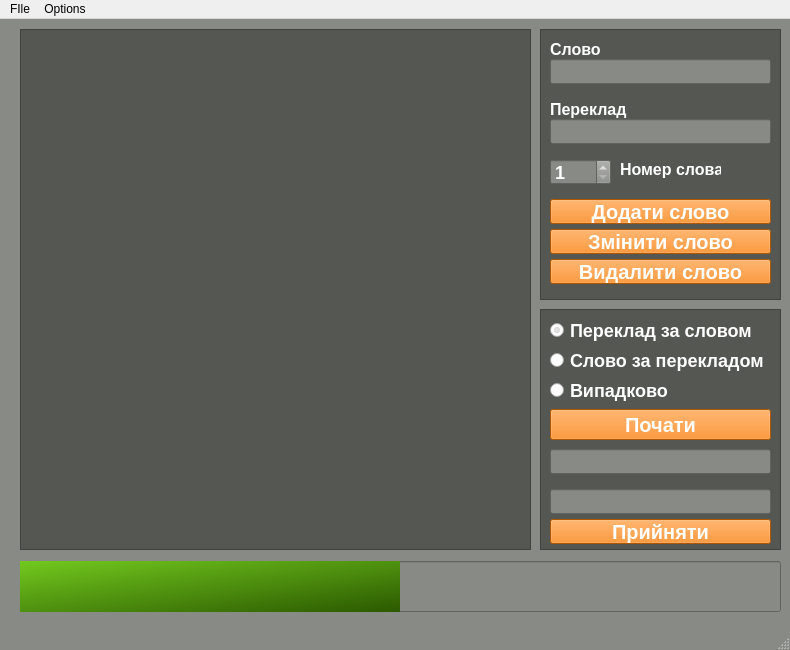
<?xml version="1.0" encoding="UTF-8"?>
<ui version="4.0">
 <class>MainWindow</class>
 <widget class="QMainWindow" name="MainWindow">
  <property name="geometry">
   <rect>
    <x>0</x>
    <y>0</y>
    <width>790</width>
    <height>650</height>
   </rect>
  </property>
  <property name="minimumSize">
   <size>
    <width>790</width>
    <height>650</height>
   </size>
  </property>
  <property name="maximumSize">
   <size>
    <width>790</width>
    <height>650</height>
   </size>
  </property>
  <property name="windowTitle">
   <string>MainWindow</string>
  </property>
  <property name="styleSheet">
   <string notr="true">.QPushButton {
	font-weight: bold;
	font-size: 20px;
	color: white;
	background-color: rgb(245, 121, 0);

}

.QLabel {
	font-weight: bold;
	font-size: 16px;
	color: white;
}

.QSpinBox {
	font-weight: bold;
	font-size: 18px;
	color: white;
	background-color: rgb(136, 138, 133);

}

.QLineEdit {
	font-weight: bold;
	font-size: 16px;
	color: white;
	background-color: rgb(136, 138, 133);
}

.QTextEdit {
	font-weight: bold;
	font-size: 18px;
	background-color: rgb(85, 87, 83);
	color: white;
}

.QRadioButton {
	font-weight:bold;
	font-size: 18px;
	color: white;
}

.QMainWindow {
	background-color: rgb(136, 138, 133);
}

.QFrame {
	background-color: rgb(85, 87, 83);
}

.QProgressBar {
	box-shadow: 0 2px 5px rgba(0, 0, 0, 0.25) inset;
	background-color: rgb(136, 138, 133);
}

.QProgressBar::chunk {
	background-color: qlineargradient(spread:pad, x1:0, y1:0, x2:1, y2:1, stop:0.00490196 rgba(114, 200, 30, 255), stop:1 rgba(43, 89, 0, 255));
}</string>
  </property>
  <widget class="QWidget" name="centralwidget">
   <widget class="QTextEdit" name="textEdit">
    <property name="geometry">
     <rect>
      <x>20</x>
      <y>10</y>
      <width>511</width>
      <height>521</height>
     </rect>
    </property>
    <property name="readOnly">
     <bool>true</bool>
    </property>
   </widget>
   <widget class="QFrame" name="frame">
    <property name="geometry">
     <rect>
      <x>540</x>
      <y>10</y>
      <width>241</width>
      <height>271</height>
     </rect>
    </property>
    <property name="frameShape">
     <enum>QFrame::StyledPanel</enum>
    </property>
    <property name="frameShadow">
     <enum>QFrame::Raised</enum>
    </property>
    <widget class="QLineEdit" name="lineEdit">
     <property name="geometry">
      <rect>
       <x>10</x>
       <y>30</y>
       <width>221</width>
       <height>25</height>
      </rect>
     </property>
    </widget>
    <widget class="QLineEdit" name="lineEdit_2">
     <property name="geometry">
      <rect>
       <x>10</x>
       <y>90</y>
       <width>221</width>
       <height>25</height>
      </rect>
     </property>
    </widget>
    <widget class="QLabel" name="label">
     <property name="geometry">
      <rect>
       <x>10</x>
       <y>10</y>
       <width>211</width>
       <height>20</height>
      </rect>
     </property>
     <property name="text">
      <string>Слово</string>
     </property>
    </widget>
    <widget class="QLabel" name="label_2">
     <property name="geometry">
      <rect>
       <x>10</x>
       <y>70</y>
       <width>211</width>
       <height>20</height>
      </rect>
     </property>
     <property name="text">
      <string>Переклад</string>
     </property>
    </widget>
    <widget class="QSpinBox" name="spinBox">
     <property name="geometry">
      <rect>
       <x>10</x>
       <y>130</y>
       <width>61</width>
       <height>26</height>
      </rect>
     </property>
     <property name="minimum">
      <number>1</number>
     </property>
     <property name="maximum">
      <number>1000</number>
     </property>
    </widget>
    <widget class="QLabel" name="label_3">
     <property name="geometry">
      <rect>
       <x>80</x>
       <y>130</y>
       <width>101</width>
       <height>21</height>
      </rect>
     </property>
     <property name="text">
      <string>Номер слова</string>
     </property>
    </widget>
    <widget class="QPushButton" name="pushButton">
     <property name="geometry">
      <rect>
       <x>10</x>
       <y>170</y>
       <width>221</width>
       <height>25</height>
      </rect>
     </property>
     <property name="text">
      <string>Додати слово</string>
     </property>
    </widget>
    <widget class="QPushButton" name="pushButton_2">
     <property name="geometry">
      <rect>
       <x>10</x>
       <y>200</y>
       <width>221</width>
       <height>25</height>
      </rect>
     </property>
     <property name="text">
      <string>Змінити слово</string>
     </property>
    </widget>
    <widget class="QPushButton" name="pushButton_3">
     <property name="geometry">
      <rect>
       <x>10</x>
       <y>230</y>
       <width>221</width>
       <height>25</height>
      </rect>
     </property>
     <property name="text">
      <string>Видалити слово</string>
     </property>
    </widget>
   </widget>
   <widget class="QFrame" name="frame_2">
    <property name="geometry">
     <rect>
      <x>540</x>
      <y>290</y>
      <width>241</width>
      <height>241</height>
     </rect>
    </property>
    <property name="frameShape">
     <enum>QFrame::StyledPanel</enum>
    </property>
    <property name="frameShadow">
     <enum>QFrame::Raised</enum>
    </property>
    <widget class="QPushButton" name="pushButton_4">
     <property name="geometry">
      <rect>
       <x>10</x>
       <y>100</y>
       <width>221</width>
       <height>31</height>
      </rect>
     </property>
     <property name="text">
      <string>Почати</string>
     </property>
    </widget>
    <widget class="QRadioButton" name="radioButton">
     <property name="geometry">
      <rect>
       <x>10</x>
       <y>10</y>
       <width>221</width>
       <height>23</height>
      </rect>
     </property>
     <property name="text">
      <string>Переклад за словом</string>
     </property>
     <property name="checked">
      <bool>true</bool>
     </property>
    </widget>
    <widget class="QRadioButton" name="radioButton_2">
     <property name="geometry">
      <rect>
       <x>10</x>
       <y>40</y>
       <width>221</width>
       <height>23</height>
      </rect>
     </property>
     <property name="text">
      <string>Слово за перекладом</string>
     </property>
    </widget>
    <widget class="QRadioButton" name="radioButton_3">
     <property name="geometry">
      <rect>
       <x>10</x>
       <y>70</y>
       <width>221</width>
       <height>23</height>
      </rect>
     </property>
     <property name="text">
      <string>Випадково</string>
     </property>
    </widget>
    <widget class="QLineEdit" name="lineEdit_3">
     <property name="geometry">
      <rect>
       <x>10</x>
       <y>140</y>
       <width>221</width>
       <height>25</height>
      </rect>
     </property>
     <property name="readOnly">
      <bool>true</bool>
     </property>
    </widget>
    <widget class="QLineEdit" name="lineEdit_4">
     <property name="geometry">
      <rect>
       <x>10</x>
       <y>180</y>
       <width>221</width>
       <height>25</height>
      </rect>
     </property>
    </widget>
    <widget class="QPushButton" name="pushButton_5">
     <property name="enabled">
      <bool>true</bool>
     </property>
     <property name="geometry">
      <rect>
       <x>10</x>
       <y>210</y>
       <width>221</width>
       <height>25</height>
      </rect>
     </property>
     <property name="text">
      <string>Прийняти</string>
     </property>
    </widget>
   </widget>
   <widget class="QProgressBar" name="progressBar">
    <property name="geometry">
     <rect>
      <x>20</x>
      <y>542</y>
      <width>761</width>
      <height>51</height>
     </rect>
    </property>
    <property name="maximum">
     <number>2</number>
    </property>
    <property name="value">
     <number>1</number>
    </property>
    <property name="textVisible">
     <bool>false</bool>
    </property>
   </widget>
  </widget>
  <widget class="QMenuBar" name="menubar">
   <property name="geometry">
    <rect>
     <x>0</x>
     <y>0</y>
     <width>790</width>
     <height>22</height>
    </rect>
   </property>
   <widget class="QMenu" name="menuFIle">
    <property name="title">
     <string>FIle</string>
    </property>
    <widget class="QMenu" name="menuNew">
     <property name="title">
      <string>New</string>
     </property>
     <addaction name="actionDon_t_save"/>
     <addaction name="actionSave_2"/>
    </widget>
    <addaction name="menuNew"/>
    <addaction name="actionOpen"/>
    <addaction name="actionSaveAs"/>
    <addaction name="actionSave"/>
   </widget>
   <widget class="QMenu" name="menuOptions">
    <property name="title">
     <string>Options</string>
    </property>
    <widget class="QMenu" name="menuLaunguage">
     <property name="title">
      <string>Launguage</string>
     </property>
     <addaction name="actionEnglish"/>
     <addaction name="actionSpanish"/>
     <addaction name="actionUkrainian"/>
     <addaction name="actionFrench"/>
    </widget>
    <addaction name="menuLaunguage"/>
   </widget>
   <addaction name="menuFIle"/>
   <addaction name="menuOptions"/>
  </widget>
  <widget class="QStatusBar" name="statusbar"/>
  <action name="actionOpen">
   <property name="text">
    <string>Open</string>
   </property>
  </action>
  <action name="actionSaveAs">
   <property name="text">
    <string>Save As</string>
   </property>
  </action>
  <action name="actionDon_t_save">
   <property name="text">
    <string>Don`t save</string>
   </property>
  </action>
  <action name="actionSave_2">
   <property name="text">
    <string>Save</string>
   </property>
  </action>
  <action name="actionSave">
   <property name="text">
    <string>Save</string>
   </property>
  </action>
  <action name="actionEnglish">
   <property name="text">
    <string>English</string>
   </property>
  </action>
  <action name="actionSpanish">
   <property name="text">
    <string>Spanish</string>
   </property>
  </action>
  <action name="actionUkrainian">
   <property name="text">
    <string>Ukrainian</string>
   </property>
  </action>
  <action name="actionFrench">
   <property name="text">
    <string>French</string>
   </property>
  </action>
 </widget>
 <resources/>
 <connections/>
</ui>
